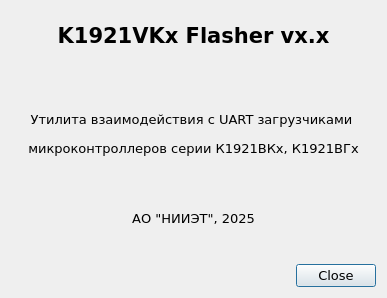
<?xml version="1.0" encoding="UTF-8"?>
<ui version="4.0">
 <class>AboutDialog</class>
 <widget class="QDialog" name="AboutDialog">
  <property name="windowModality">
   <enum>Qt::NonModal</enum>
  </property>
  <property name="geometry">
   <rect>
    <x>0</x>
    <y>0</y>
    <width>387</width>
    <height>298</height>
   </rect>
  </property>
  <property name="sizePolicy">
   <sizepolicy hsizetype="Fixed" vsizetype="Fixed">
    <horstretch>0</horstretch>
    <verstretch>0</verstretch>
   </sizepolicy>
  </property>
  <property name="maximumSize">
   <size>
    <width>387</width>
    <height>298</height>
   </size>
  </property>
  <property name="font">
   <font>
    <family>DejaVu Sans</family>
    <pointsize>10</pointsize>
   </font>
  </property>
  <property name="windowTitle">
   <string>About</string>
  </property>
  <property name="windowIcon">
   <iconset resource="view.ui.qrc">
    <normaloff>:/icons/flasher.png</normaloff>:/icons/flasher.png</iconset>
  </property>
  <property name="sizeGripEnabled">
   <bool>false</bool>
  </property>
  <property name="modal">
   <bool>false</bool>
  </property>
  <layout class="QVBoxLayout" name="verticalLayout">
   <item>
    <widget class="QLabel" name="lab_version">
     <property name="text">
      <string notr="true">&lt;html&gt;&lt;head/&gt;&lt;body&gt;&lt;p&gt;&lt;span style=&quot; font-size:16pt; font-weight:600;&quot;&gt;K1921VKx Flasher vx.x&lt;/span&gt;&lt;/p&gt;&lt;p&gt;&lt;img src=&quot;:/icons/flasher.png&quot;/&gt;&lt;/p&gt;&lt;/body&gt;&lt;/html&gt;</string>
     </property>
     <property name="alignment">
      <set>Qt::AlignCenter</set>
     </property>
     <property name="textInteractionFlags">
      <set>Qt::LinksAccessibleByMouse|Qt::TextSelectableByMouse</set>
     </property>
    </widget>
   </item>
   <item>
    <widget class="QLabel" name="lab_version_2">
     <property name="text">
      <string>&lt;html&gt;&lt;head/&gt;&lt;body&gt;&lt;p align=&quot;center&quot;&gt;Утилита взаимодействия с UART загрузчиками &lt;/p&gt;&lt;p align=&quot;center&quot;&gt;микроконтроллеров серии К1921ВКх, К1921ВГx&lt;/p&gt;&lt;/body&gt;&lt;/html&gt;</string>
     </property>
     <property name="alignment">
      <set>Qt::AlignCenter</set>
     </property>
     <property name="textInteractionFlags">
      <set>Qt::LinksAccessibleByMouse|Qt::TextSelectableByMouse</set>
     </property>
    </widget>
   </item>
   <item>
    <widget class="QLabel" name="label_3">
     <property name="text">
      <string>АО &quot;НИИЭТ&quot;, 2025</string>
     </property>
     <property name="alignment">
      <set>Qt::AlignCenter</set>
     </property>
     <property name="textInteractionFlags">
      <set>Qt::LinksAccessibleByMouse|Qt::TextSelectableByMouse</set>
     </property>
    </widget>
   </item>
   <item>
    <widget class="QDialogButtonBox" name="buttonBox">
     <property name="maximumSize">
      <size>
       <width>16777215</width>
       <height>23</height>
      </size>
     </property>
     <property name="orientation">
      <enum>Qt::Horizontal</enum>
     </property>
     <property name="standardButtons">
      <set>QDialogButtonBox::Close</set>
     </property>
    </widget>
   </item>
  </layout>
 </widget>
 <resources>
  <include location="view.ui.qrc"/>
 </resources>
 <connections>
  <connection>
   <sender>buttonBox</sender>
   <signal>clicked(QAbstractButton*)</signal>
   <receiver>AboutDialog</receiver>
   <slot>close()</slot>
   <hints>
    <hint type="sourcelabel">
     <x>174</x>
     <y>178</y>
    </hint>
    <hint type="destinationlabel">
     <x>174</x>
     <y>99</y>
    </hint>
   </hints>
  </connection>
 </connections>
</ui>
